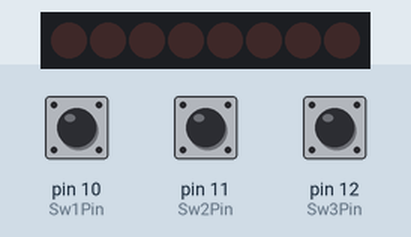
This sketch was run on a simulated Arduino Uno, built with avr-gcc and run on an emulated ATmega328P. Parts: 8 shift-register outputs drawn as a row of LEDs (first output left, lit = HIGH). Wiring (inferred from the names in the program): shift register (74HC595): data pin 2; shift clock pin 3; latch pin 4. Wiring (inferred from the signals the program sends): row of LEDs: on Q0, Q1, Q2, Q3, Q4, Q5, Q6, Q7. The inputs (shaded band) are chosen by the test bench; at power-on: pin 10 (Sw1Pin) HIGH, pin 12 (Sw3Pin) HIGH, pin 11 (Sw2Pin) HIGH.

Above: at 1.6 s.
1.7 s: pin 10 (Sw1Pin) pulled LOW for 0.15 s
At 2.8 s:
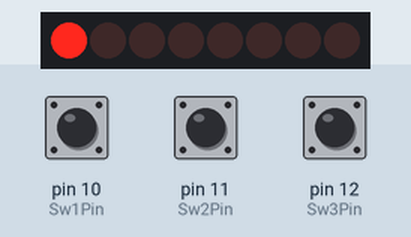
4.8 s: pin 10 (Sw1Pin) pulled LOW for 1 s
At 6.4 s:
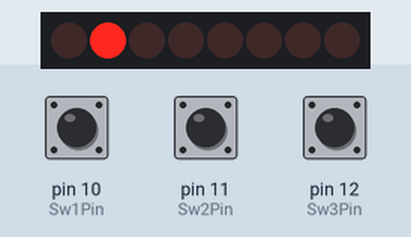
11.9 s: pin 10 (Sw1Pin) pulled LOW for 3.2 s
At 14.8 s:
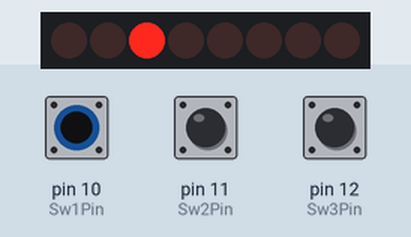
16.6 s: pin 12 (Sw3Pin) pulled LOW for 0.15 s
At 20.5 s:
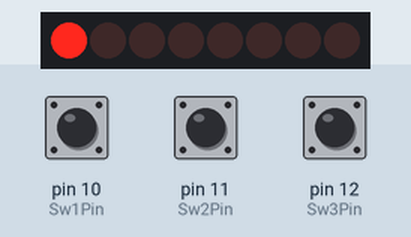
Timing chart, 0 to 20.7 s (numbered marks = the images above; inputs shaded):
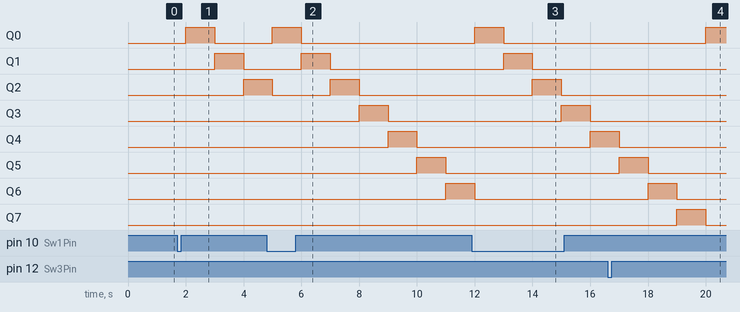

Measured:
- after the input at 1.7 s, Q0: LOW → HIGH after 0.30 s, → LOW 1.0 s later; Q1: LOW → HIGH after 1.3 s, → LOW 1.0 s later; Q2: LOW → HIGH after 2.3 s

The sketch:

_0815.ino.ino
```cpp
#include "TimerOne.h"

//========================腳位宣告====================
//---------------按鍵腳位宣告----------------------------
#define Sw1Pin 10
#define Sw2Pin 11
#define Sw3Pin 12
//--------------595腳位宣告---------------------------
#define DataPin 2   //DS腳位
#define ClkPin 3    //SH_CP腳位
#define LatchPin 4  //ST_CP腳位
//----------------------------------------------------

//========================變數宣告========================
int Led_Mode=0;                                  //Led模式 1:閃爍 2:左移 3:右移
boolean Flag_Led=0;                              //閃爍Led期標
int Led_State_Cun=0;                             //左右移Led狀態計數器
int Led_State[]={128,64,32,16,8,4,2,1};          //Led狀態
int Timer_1s=100,Timer_20ms=2;                   //計時器宣告 100ms*10s=1000ms
unsigned char Sw1, Sw1_last,Sw2, Sw2_last, Sw3, Sw3_last;         //鍵盤狀態暫存器
int Loop_Cun=255;                                             //迴圈計數器
//========================函數宣告===============================================================
//------------------------LED顯示-------------------------------------------------------------
//------------------------LED從595輸出------------------------------------------------------------
void LedShow595(int LedData595){
   digitalWrite(LatchPin, LOW);                       // 送資料前要先把 LatchPin 設成低電位
   shiftOut(DataPin, ClkPin, LSBFIRST, LedData595);     //送出資料
   digitalWrite(LatchPin, HIGH);                      // 送完資料後要把 LatchPin 設成高電位
}
void LedShow(){
   if(Timer_1s == 0){                      //1sLED顯示一次
      Timer_1s = 100;                     //Timer初值
      switch(Led_Mode){
       case 1:
          if(Flag_Led==0){                               //Led右移
            LedShow595(Led_State[Led_State_Cun]);        //Led資料輸出
            Led_State_Cun++;                             //Led狀態指標加1
            if(Led_State_Cun>7){                         //判斷是否右移完
               Flag_Led=!(Flag_Led);                     //Led指標反向改左移
               Led_State_Cun=7;                          //指標指向左移第一個
            }
          }
          else{
           LedShow595(Led_State[Led_State_Cun]);         //Led左移
           Led_State_Cun--;                              //Led指標加1
           if(Led_State_Cun<0){                          //判斷左移是否移完
             Flag_Led=!(Flag_Led);                       //Led指標反向改右移
             Led_State_Cun=0;                            //指標指向右移第一個
           }
          }


         break;
      //----------------------------------------------
      case 2:                                          //Led右移
        if(Loop_Cun>0){                                //判斷要做幾次'
          LedShow595(Led_State[Led_State_Cun]);        //Led資料輸出
          Led_State_Cun++;                             //Led狀態指標加1
          if(Led_State_Cun>7){                         //判斷是否右移完
            Led_State_Cun=0;                           //Led狀態暫存器復歸
            Loop_Cun--;                                //迴圈暫存器減1
          }
        }
        else{
          LedShow595(0);                               //做完後讓Led全暗
        }
        break;
       //-----------------------------------------
       case 3:
        if(Loop_Cun>0){
         LedShow595(Led_State[Led_State_Cun]);
         Led_State_Cun++;
         if(Led_State_Cun>7) Led_State_Cun=0;
        }
        else{
            LedShow595(0);
        }
        break;

        //---------------------------------------
        default:
          LedShow595(0);
          break;
      //
      }
    }
}
//-------------------------按鍵程式-------------------------------------------------------------
void KeyScan(){
  if(Timer_20ms == 0){                    //20ms偵測一次鍵盤
      Timer_20ms = 2;                     //Timer初值
      Sw1 = digitalRead(Sw1Pin);          //偵測按鍵1狀態
      if((Sw1_last == 1)&&(Sw1 == 0)){    //負緣觸發
        Led_Mode=1;                       //設定為閃爍模式
        Led_State_Cun=0;

      }
      //--------------------------------------
      Sw2 = digitalRead(Sw2Pin);          //偵測按鍵2狀態
      if((Sw2_last == 1)&&(Sw2 == 0)){    //負緣觸發
         Led_Mode=2;
         Loop_Cun=3;
      }
      //------------------------------------------
      Sw3 = digitalRead(Sw3Pin);          //偵測按鍵3狀態
      if((Sw3_last == 1)&&(Sw3 == 0)){    //負緣觸發
         Led_Mode=3;
         Loop_Cun=1;
      }


      Sw1_last = Sw1;                     //保留上次按鍵1狀態
      Sw2_last = Sw2;                     //保留上次按鍵2狀態
      Sw3_last = Sw3;                     //保留上次按鍵3狀態
   }
}


//------------------------計數器中斷----------------------------------------------------------------
void MyTimeInterrupt(){
  if(Timer_1s > 0)
     Timer_1s--;
//---------------------------
   if(Timer_20ms > 0)
     Timer_20ms--;
}
//=====================================================================================================
void setup() {
  // put your setup code here, to run once:

//**************Urta初始化*****************************************
  Serial.begin(9600);
//**************計時器宣告*****************************************
  Timer1.attachInterrupt(MyTimeInterrupt);
  Timer1.initialize(10000);          //10ms為中斷單位
//**************LED腳位宣告*****************************************
   pinMode(Sw1, INPUT_PULLUP);
   pinMode(Sw2, INPUT_PULLUP);
   pinMode(Sw3, INPUT_PULLUP);
//**************LED腳位宣告*****************************************
//----------- 74HC595宣告----------------------------------
  pinMode(2,OUTPUT);    //DataPin
  pinMode(3,OUTPUT);    //ClkPin
  pinMode(4,OUTPUT);    //LatchPin

}
//*******************************************************************
void loop() {
     KeyScan();
     LedShow();
}
```
